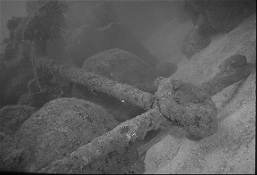
#> input picture método de segmentação/ancora.jpg, 257 x 175 px
$ python app.py --input ancora.jpg
#> lines starting #> are read from the running program, lines starting #| are printed output that depends on the picture; after the words box and inside, x2 and y2 are one past the last pixel; in counts of white or black regions, pixels touching at a corner belong together
from __future__ import print_function
import cv2 as cv
import argparse
import numpy as np

window_name = 'Metodo de Segmentacao'

parser = argparse.ArgumentParser(description='Método de Segmentação.')
parser.add_argument('--input', help='Path to input image.', default='stuff.jpg')
args = parser.parse_args()
src = cv.imread(cv.samples.findFile(args.input))
#> src is the input picture: shape (175, 257, 3); min 1, max 207, mean 92.4
if src is None:
    print('Could not open or find the image: ', args.input)
    exit(0)

# Converter para cinza
gray = cv.cvtColor(src, cv.COLOR_BGR2GRAY)

# Determinando o Limiar
ret, thresh = cv.threshold(gray, 0, 255, cv.THRESH_BINARY_INV +cv.THRESH_OTSU)
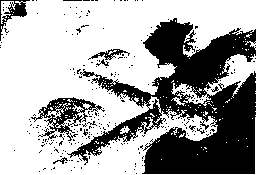
#> thresh: shape (175, 257); 65.4% white; 253 black regions (246 under 20 px), largest, box (x1, y1, x2, y2) and area: (67, 18, 256, 174) 13447, (31, 97, 105, 141) 987, (0, 0, 30, 41) 338
#> ret = 98

# Removendo ruidos e segmentando
kernel = np.ones((2, 2), np.uint8)
closing = cv.morphologyEx(thresh, cv.MORPH_CLOSE,kernel, iterations = 2)
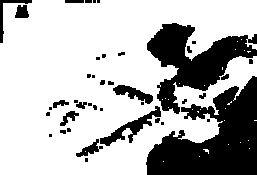
#> closing: shape (175, 257); 71.8% white; 41 black regions (21 under 20 px), largest, box (x1, y1, x2, y2) and area: (146, 76, 257, 175) 6258, (147, 23, 257, 114) 4158, (100, 106, 161, 146) 613
bg = cv.dilate(closing, kernel, iterations = 1)
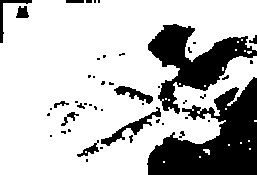
#> bg: shape (175, 257); 74.9% white; 48 black regions (34 under 20 px), largest, box (x1, y1, x2, y2) and area: (147, 77, 257, 175) 5817, (148, 24, 257, 114) 3745, (101, 107, 161, 146) 455
dist_transform = cv.distanceTransform(closing, cv.DIST_L2, 0)
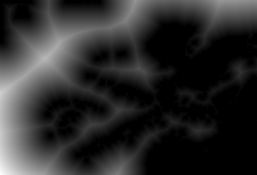
#> dist_transform: shape (175, 257) float32; min 0, max 62.01, mean 10.7; drawn with min black and max white
ret, fg = cv.threshold(dist_transform, 0.02 * dist_transform.max(), 255, 0)
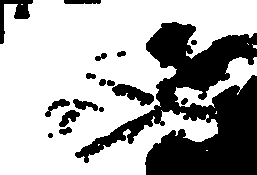
#> fg: shape (175, 257) float32; 67.3% white; 17 black regions, largest, box (x1, y1, x2, y2) and area: (75, 22, 257, 175) 12678, (0, 0, 33, 44) 487, (112, 84, 154, 106) 464
#> ret = 1.24

# Exibe imagem
cv.imshow(window_name, fg)

cv.waitKey()

$ run again, on segmentação de imagem usando suavização e limiarização combinadas/kidney.png
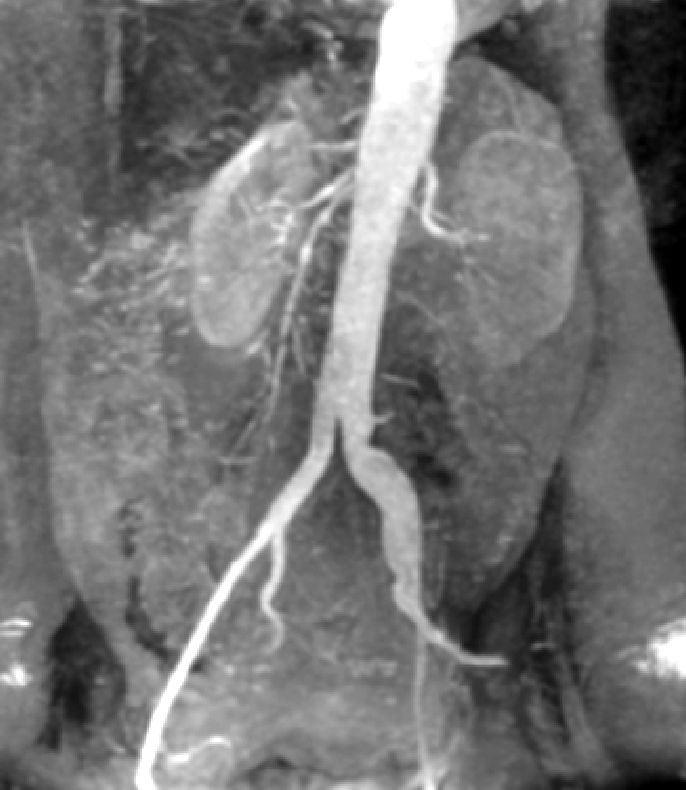
#> input picture segmentação de imagem usando suavização e limiarização combinadas/kidney.png, 686 x 790 px
#> src is the input picture: shape (790, 686, 3); min 0, max 255, mean 115.1
#> `ret, thresh = cv.threshold(gray, 0, 255, cv.THRESH_BINARY_INV +cv.THRE..`:
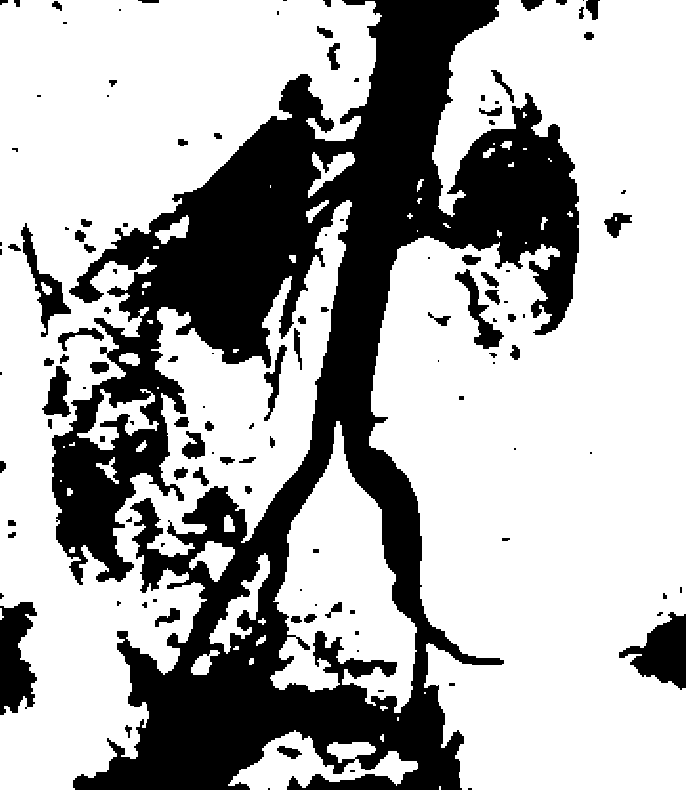
#> thresh: shape (790, 686); 68.1% white; 123 black regions (48 under 20 px), largest, box (x1, y1, x2, y2) and area: (52, 0, 579, 790) 156726, (0, 602, 37, 715) 2979, (619, 612, 686, 690) 2805
#> `ret, thresh = cv.threshold(gray, 0, 255, cv.THRESH_BINARY_INV +cv.THRE..`: ret = 127
#> closing: shape (790, 686); 68.3% white; 99 black regions (20 under 20 px), largest, box (x1, y1, x2, y2) and area: (54, 0, 581, 790) 154148, (0, 604, 39, 717) 3153, (621, 614, 686, 690) 2645
#> bg: shape (790, 686); 70% white; 102 black regions (30 under 20 px), largest, box (x1, y1, x2, y2) and area: (55, 0, 581, 790) 147548, (0, 605, 39, 717) 3036, (622, 615, 686, 690) 2481
#> `ret, fg = cv.threshold(dist_transform, 0.02 * dist_transform.max(), 25..`:
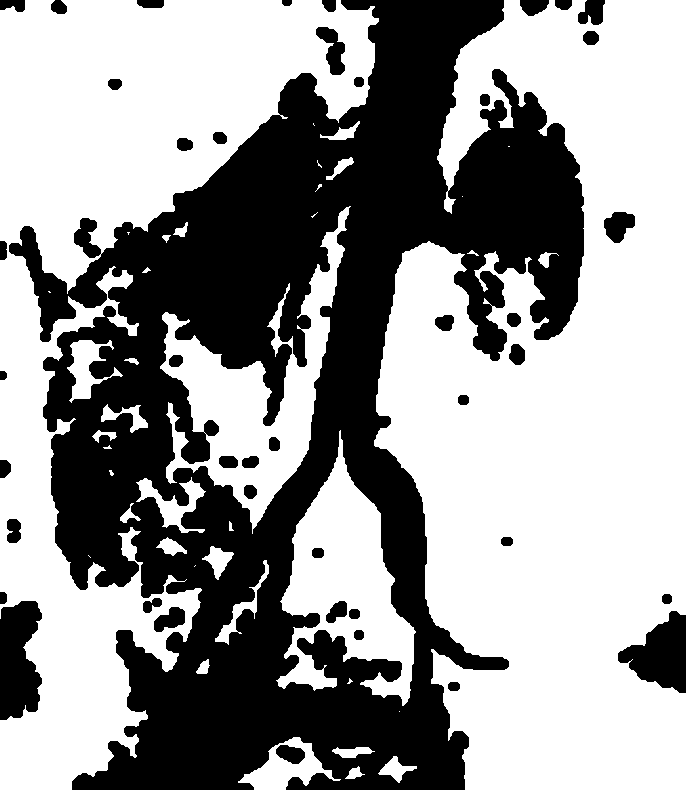
#> fg: shape (790, 686) float32; 59.8% white; 43 black regions, largest, box (x1, y1, x2, y2) and area: (9, 0, 584, 790) 202132, (0, 601, 42, 720) 3972, (618, 611, 686, 693) 3290
#> `ret, fg = cv.threshold(dist_transform, 0.02 * dist_transform.max(), 25..`: ret = 3.28
